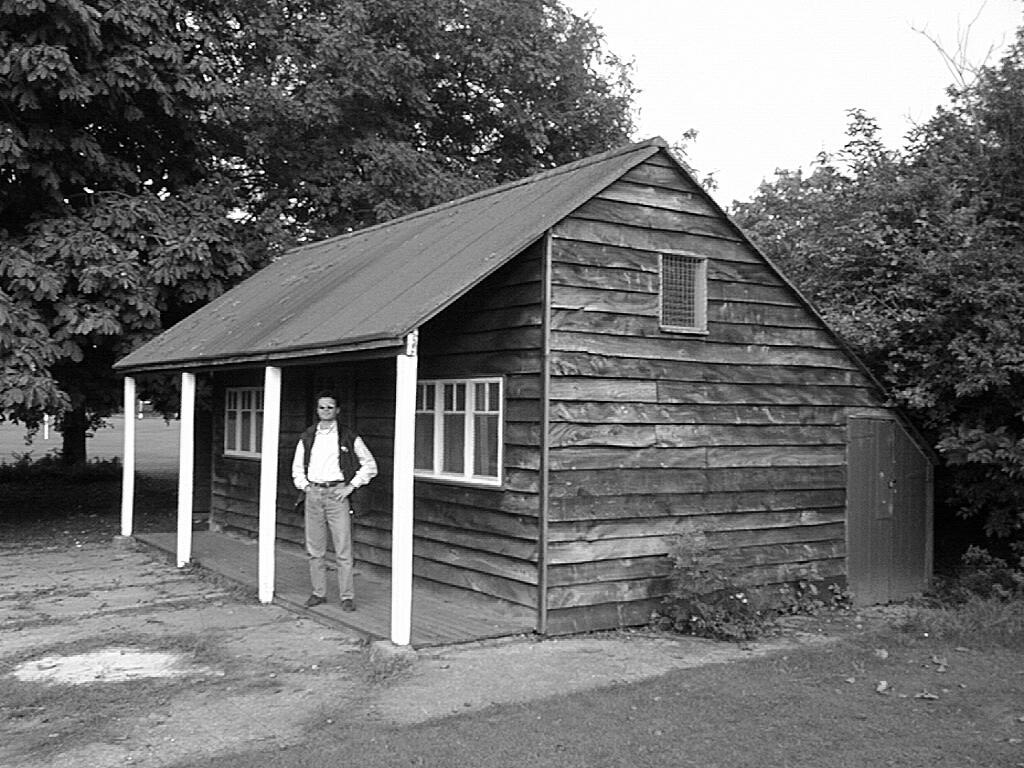
#> input picture Lista05/hutme.jpg, 1024 x 768 px
$ jupyter execute --allow-errors 'Lista 05.ipynb'
#> lines starting #> are read from the running program, lines starting #| are printed output that depends on the picture
#### Bibliotecas utilizadas

[cell 1]
import cv2
import numpy as np
import scipy.io as sio
import matplotlib.pyplot as plt
from scipy import linalg

#### 1 - Carregamento dos dados

#> (a cell that did not finish here is left out)

#### 2 - Pontos de fuga dos segmentos

##### Funções utilizadas

[cell 3]
# Função que retorna o ponto de interseção entre duas linhas em coordenadas homogêneas
def line_intersection(line_1,line_2):

    x_h = np.cross(line_1, line_2)

    if x_h[2] == 0:
        return None
    else:
        x_h = x_h / x_h[2]

    return x_h

# Função que retorna a linha que passa por dois pontos em coordenadas homogêneas
def get_line(point_1, point_2):

    point_1_homo = (point_1[0], point_1[1], 1)
    point_2_homo = (point_2[0], point_2[1], 1)

    if point_1_homo == point_2_homo:
        return None

    line = np.cross(point_1_homo, point_2_homo)

    return line

##### Cálculo dos pontos de fuga

#> (a cell that did not finish here is left out)

#### 3 - Linha do horizonte

[cell 5]
# Carregando a imagem
image2   = cv2.imread('hutme.jpg')
#> image2 is the input picture: shape (768, 1024, 3); min 0, max 255, mean 107.2
image2   = cv2.cvtColor(image2, cv2.COLOR_BGR2RGB)
img_size = image2.shape
#> img_size = (768, 1024, 3)

# Linha do horizonte
#> (the rest of this cell did not finish here and is left out)

##### Como a linha do horizonte representa a linha onde o plano paralelo ao plano do chão e saindo do centro da câmera intercepta o plano da imagem, além de ser os pontos no espaço que estão a mesma distância do plano do chão tanto quanto do centro da câmera, é possível inferir que a imagem foi tirada com uma ligeira inclinação de baixo pra cima, dado que a linha do horizonte esta um pouco abaixo da metade da altura da imagem e consequentemente existem mais pontos mais próximos do centro da câmera (acima da linha do horizonte) do que pontos mais próximos do plano do châo (abaixo da linha do horizonte).

#### 4 - Pontos de fuga dos segmentos 5 ao 9

##### No mundo real as linhas não se encontram, em outras palavras se encontram no infinito, na imagem é possivel calcular o ponto onde estas linhas se encontram, o ponto de fuga.

#> (a cell that did not finish here is left out)

#### 5 - Altura do homem

[cell 7]
# Carregando a imagem
image3 = cv2.imread('hutme.jpg')
image3 = cv2.cvtColor(image3, cv2.COLOR_BGR2RGB)

# Coordenadas obtidas manualmente
x1 = 326
y1 = 392
x2 = 316
y2 = 597

# Plot da linha ligando os dois pontos
plt.figure(figsize=(10, 10))
plt.imshow(image3)
plt.plot([x1, x2], [y1, y2], linewidth=3)
plt.title('Altura do homem destacada na imagem')
plt.show()
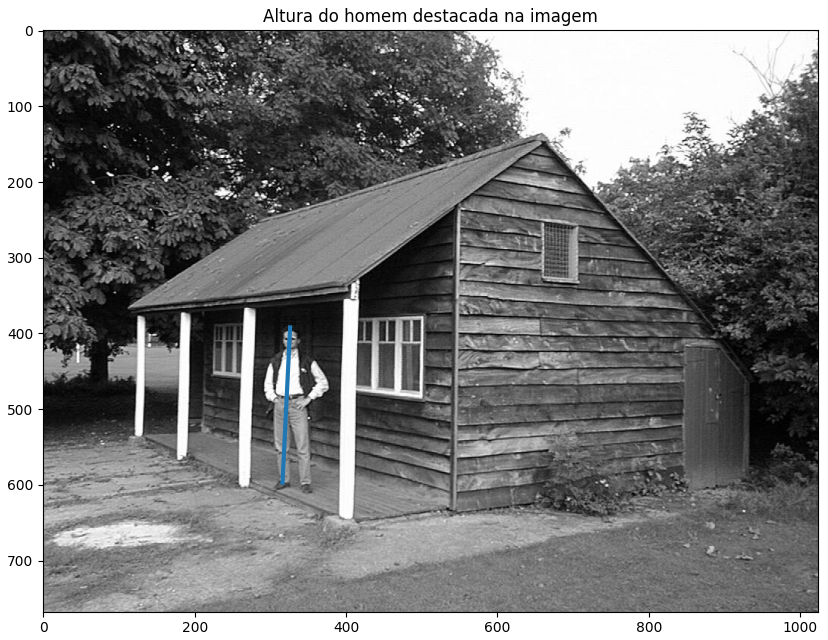
#> figure drawn by matplotlib, 1 panel
